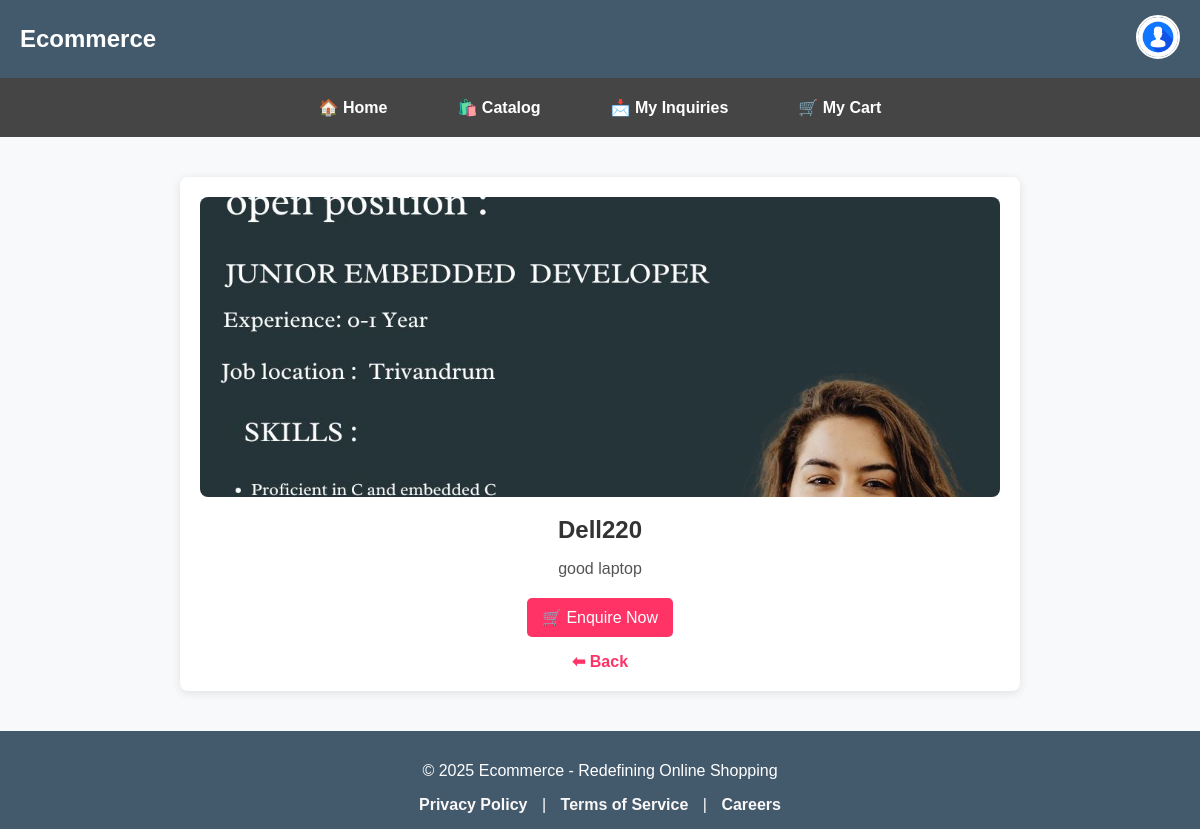
Page /catalog/item/1/ (signed in) on the committed database.
### catalog/models.py (models this page shows, shortened)
class Item(models.Model):
    category = models.ForeignKey(Category, on_delete=models.CASCADE, related_name='items')
    name = models.CharField(max_length=255)
    description = models.TextField()
    specification = models.TextField()
    photos = models.ImageField(upload_to='item_photos/')
    videos = models.FileField(upload_to='item_videos/', null=True, blank=True)
    custom_fields = models.JSONField(null=True, blank=True)
    published = models.BooleanField(default=False)
    vendor = models.ForeignKey(settings.AUTH_USER_MODEL, on_delete=models.CASCADE, null=True, blank=True)
    approved = models.BooleanField(default=False)
    created_at = models.DateTimeField(auto_now_add=True)
    approved_at = models.DateTimeField(null=True, blank=True)

### catalog/views.py (the view)
# urls.py: path('item/<int:item_id>/', item_detail, name='item_detail'),
def item_detail(request, item_id):
    item = get_object_or_404(Item, id=item_id, published=True)
    return render(request, 'catalog/Item_Details.html', {'item': item})

### catalog/templates/catalog/Item_Details.html (shortened to what this page needs)
{% extends 'base.html' %}
{% block content %}
<div class="container">
    {% if item.photos %}
        <img src="{{ item.photos.url }}" alt="{{ item.name }}" class="item-image">
    {% else %}
        <img src="https://via.placeholder.com/800" alt="Placeholder" class="item-image">
    {% endif %}
    <h1 class="item-title">{{ item.name }}</h1>
    <p class="item-description">{{ item.description }}</p>
    <a href="{% url 'user:submit_inquiry' item.id %}" class="enquire-btn">🛒 Enquire Now</a>
    <a href="javascript:history.back()" class="back-btn">⬅ Back</a>
</div>
{% endblock %}

### user/templates/base.html (style rules this page uses)
html, body { height: 100%; margin: 0; padding: 0; display: flex; flex-direction: column; font-family: Arial, sans-serif; background-color: #f8f9fa; color: #333; }

### catalog/templates/catalog/Item_Details.html (style rules this page uses)
.container { max-width: 800px; margin: 20px auto; background: white; padding: 20px; border-radius: 8px; box-shadow: 0 2px 10px rgba(0, 0, 0, 0.1); text-align: center; }
.item-image { width: 100%; max-height: 300px; object-fit: cover; border-radius: 8px; }
.item-title { font-size: 24px; margin: 15px 0; color: #333; }
.item-description { font-size: 16px; color: #555; margin-bottom: 20px; }
.enquire-btn { display: inline-block; padding: 10px 15px; background: #ff3366; color: white; border-radius: 5px; text-decoration: none; font-size: 16px; }
.back-btn { display: block; margin-top: 15px; text-decoration: none; color: #ff3366; font-weight: bold; }

### rows in the picture
Item: photos (picture), name "Dell220", description "good laptop"
